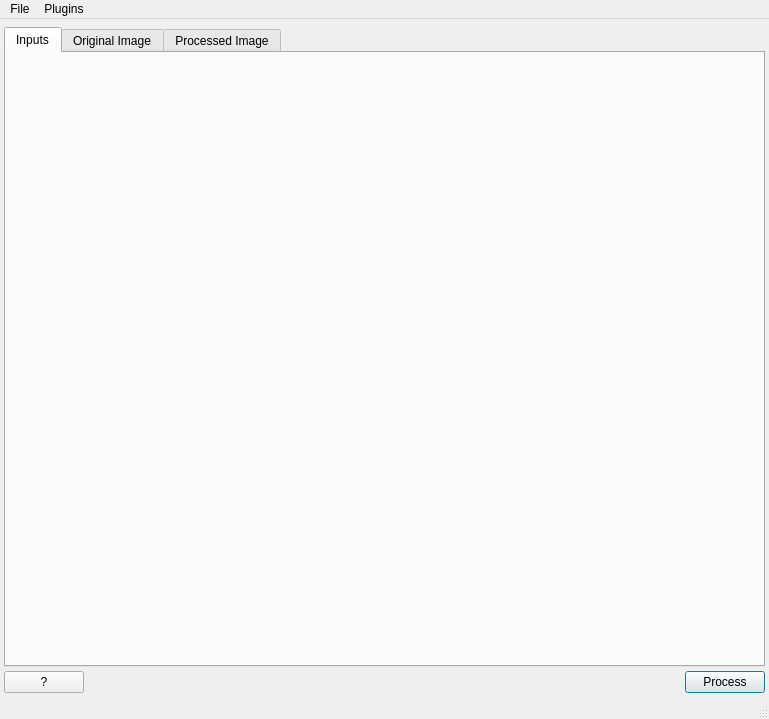
<?xml version="1.0" encoding="UTF-8"?>
<ui version="4.0">
 <class>IPHelperApp</class>
 <widget class="QMainWindow" name="IPHelperApp">
  <property name="geometry">
   <rect>
    <x>0</x>
    <y>0</y>
    <width>769</width>
    <height>719</height>
   </rect>
  </property>
  <property name="windowTitle">
   <string>[*]</string>
  </property>
  <widget class="QWidget" name="centralwidget">
   <layout class="QVBoxLayout" name="verticalLayout">
    <property name="spacing">
     <number>4</number>
    </property>
    <property name="leftMargin">
     <number>4</number>
    </property>
    <property name="topMargin">
     <number>8</number>
    </property>
    <property name="rightMargin">
     <number>4</number>
    </property>
    <property name="bottomMargin">
     <number>4</number>
    </property>
    <item>
     <widget class="QTabWidget" name="tabWidget">
      <property name="currentIndex">
       <number>0</number>
      </property>
      <widget class="QWidget" name="inputsTab">
       <attribute name="title">
        <string>Inputs</string>
       </attribute>
       <layout class="QVBoxLayout" name="inputTabVerticalLayout">
        <property name="margin">
         <number>4</number>
        </property>
       </layout>
      </widget>
      <widget class="QWidget" name="originalImageTab">
       <attribute name="title">
        <string>Original Image</string>
       </attribute>
       <layout class="QVBoxLayout" name="originalImageTabVerticalLayout">
        <property name="spacing">
         <number>4</number>
        </property>
        <property name="leftMargin">
         <number>0</number>
        </property>
        <property name="topMargin">
         <number>4</number>
        </property>
        <property name="rightMargin">
         <number>0</number>
        </property>
        <property name="bottomMargin">
         <number>0</number>
        </property>
        <item>
         <widget class="QLabel" name="originalImageTitle">
          <property name="sizePolicy">
           <sizepolicy hsizetype="Preferred" vsizetype="Fixed">
            <horstretch>0</horstretch>
            <verstretch>0</verstretch>
           </sizepolicy>
          </property>
          <property name="font">
           <font>
            <weight>75</weight>
            <bold>true</bold>
           </font>
          </property>
          <property name="text">
           <string>No Image Selected - Use the &quot;File&quot; menu to open an Image.</string>
          </property>
          <property name="scaledContents">
           <bool>true</bool>
          </property>
          <property name="alignment">
           <set>Qt::AlignCenter</set>
          </property>
         </widget>
        </item>
        <item>
         <widget class="QFrame" name="originalImageFrame">
          <property name="baseSize">
           <size>
            <width>622</width>
            <height>475</height>
           </size>
          </property>
          <property name="acceptDrops">
           <bool>true</bool>
          </property>
          <property name="frameShape">
           <enum>QFrame::StyledPanel</enum>
          </property>
          <property name="frameShadow">
           <enum>QFrame::Plain</enum>
          </property>
          <layout class="QGridLayout" name="gridLayout_2">
           <property name="margin">
            <number>0</number>
           </property>
           <property name="spacing">
            <number>0</number>
           </property>
           <item row="1" column="0">
            <widget class="QFSDroppableGraphicsView" name="originalImageGView" native="true">
             <property name="baseSize">
              <size>
               <width>622</width>
               <height>475</height>
              </size>
             </property>
            </widget>
           </item>
           <item row="0" column="0">
            <layout class="QHBoxLayout" name="horizontalLayout_2">
             <item>
              <widget class="QComboBox" name="fixedZoomCombo">
               <property name="currentIndex">
                <number>3</number>
               </property>
               <item>
                <property name="text">
                 <string>10%</string>
                </property>
               </item>
               <item>
                <property name="text">
                 <string>25%</string>
                </property>
               </item>
               <item>
                <property name="text">
                 <string>50%</string>
                </property>
               </item>
               <item>
                <property name="text">
                 <string>100%</string>
                </property>
               </item>
               <item>
                <property name="text">
                 <string>125%</string>
                </property>
               </item>
               <item>
                <property name="text">
                 <string>150%</string>
                </property>
               </item>
               <item>
                <property name="text">
                 <string>200%</string>
                </property>
               </item>
               <item>
                <property name="text">
                 <string>400%</string>
                </property>
               </item>
               <item>
                <property name="text">
                 <string>600%</string>
                </property>
               </item>
               <item>
                <property name="text">
                 <string>Fit to Window</string>
                </property>
               </item>
              </widget>
             </item>
             <item>
              <spacer name="horizontalSpacer_3">
               <property name="orientation">
                <enum>Qt::Horizontal</enum>
               </property>
               <property name="sizeHint" stdset="0">
                <size>
                 <width>40</width>
                 <height>20</height>
                </size>
               </property>
              </spacer>
             </item>
             <item>
              <widget class="QComboBox" name="originalImageFileList"/>
             </item>
             <item>
              <spacer name="horizontalSpacer_8">
               <property name="orientation">
                <enum>Qt::Horizontal</enum>
               </property>
               <property name="sizeType">
                <enum>QSizePolicy::Fixed</enum>
               </property>
               <property name="sizeHint" stdset="0">
                <size>
                 <width>6</width>
                 <height>20</height>
                </size>
               </property>
              </spacer>
             </item>
             <item>
              <widget class="QCheckBox" name="openProcessedImageCB">
               <property name="text">
                <string>Open Processed Image</string>
               </property>
              </widget>
             </item>
             <item>
              <spacer name="horizontalSpacer_2">
               <property name="orientation">
                <enum>Qt::Horizontal</enum>
               </property>
               <property name="sizeHint" stdset="0">
                <size>
                 <width>40</width>
                 <height>20</height>
                </size>
               </property>
              </spacer>
             </item>
            </layout>
           </item>
          </layout>
         </widget>
        </item>
       </layout>
      </widget>
      <widget class="QWidget" name="processedImageTab">
       <attribute name="title">
        <string>Processed Image</string>
       </attribute>
       <layout class="QVBoxLayout" name="processingImageTabVerticalLayout">
        <property name="spacing">
         <number>4</number>
        </property>
        <property name="leftMargin">
         <number>0</number>
        </property>
        <property name="topMargin">
         <number>4</number>
        </property>
        <property name="rightMargin">
         <number>0</number>
        </property>
        <property name="bottomMargin">
         <number>0</number>
        </property>
        <item>
         <widget class="QLabel" name="processedImageTitle">
          <property name="sizePolicy">
           <sizepolicy hsizetype="Preferred" vsizetype="Fixed">
            <horstretch>0</horstretch>
            <verstretch>0</verstretch>
           </sizepolicy>
          </property>
          <property name="font">
           <font>
            <weight>75</weight>
            <bold>true</bold>
           </font>
          </property>
          <property name="text">
           <string>Processed Image File Path...</string>
          </property>
          <property name="alignment">
           <set>Qt::AlignCenter</set>
          </property>
         </widget>
        </item>
        <item>
         <widget class="QFrame" name="processedImageFrame">
          <property name="baseSize">
           <size>
            <width>622</width>
            <height>475</height>
           </size>
          </property>
          <property name="acceptDrops">
           <bool>true</bool>
          </property>
          <property name="frameShape">
           <enum>QFrame::StyledPanel</enum>
          </property>
          <property name="frameShadow">
           <enum>QFrame::Plain</enum>
          </property>
          <layout class="QGridLayout" name="gridLayout">
           <property name="margin">
            <number>0</number>
           </property>
           <property name="spacing">
            <number>0</number>
           </property>
           <item row="4" column="0">
            <widget class="QFSDroppableGraphicsView" name="processedImageGView" native="true">
             <property name="baseSize">
              <size>
               <width>622</width>
               <height>475</height>
              </size>
             </property>
            </widget>
           </item>
           <item row="0" column="0">
            <layout class="QHBoxLayout" name="horizontalLayout_7">
             <property name="spacing">
              <number>2</number>
             </property>
             <item>
              <widget class="QComboBox" name="processedZoomCombo">
               <property name="sizePolicy">
                <sizepolicy hsizetype="Minimum" vsizetype="Fixed">
                 <horstretch>0</horstretch>
                 <verstretch>0</verstretch>
                </sizepolicy>
               </property>
               <property name="currentIndex">
                <number>3</number>
               </property>
               <property name="frame">
                <bool>false</bool>
               </property>
               <item>
                <property name="text">
                 <string>10%</string>
                </property>
               </item>
               <item>
                <property name="text">
                 <string>25%</string>
                </property>
               </item>
               <item>
                <property name="text">
                 <string>50%</string>
                </property>
               </item>
               <item>
                <property name="text">
                 <string>100%</string>
                </property>
               </item>
               <item>
                <property name="text">
                 <string>125%</string>
                </property>
               </item>
               <item>
                <property name="text">
                 <string>150%</string>
                </property>
               </item>
               <item>
                <property name="text">
                 <string>200%</string>
                </property>
               </item>
               <item>
                <property name="text">
                 <string>400%</string>
                </property>
               </item>
               <item>
                <property name="text">
                 <string>600%</string>
                </property>
               </item>
               <item>
                <property name="text">
                 <string>Fit to Window</string>
                </property>
               </item>
              </widget>
             </item>
             <item>
              <spacer name="horizontalSpacer_4">
               <property name="orientation">
                <enum>Qt::Horizontal</enum>
               </property>
               <property name="sizeHint" stdset="0">
                <size>
                 <width>40</width>
                 <height>20</height>
                </size>
               </property>
              </spacer>
             </item>
             <item>
              <widget class="QComboBox" name="processedImageFileList">
               <property name="sizePolicy">
                <sizepolicy hsizetype="Expanding" vsizetype="Fixed">
                 <horstretch>0</horstretch>
                 <verstretch>0</verstretch>
                </sizepolicy>
               </property>
               <property name="sizeAdjustPolicy">
                <enum>QComboBox::AdjustToContents</enum>
               </property>
              </widget>
             </item>
             <item>
              <spacer name="horizontalSpacer_5">
               <property name="orientation">
                <enum>Qt::Horizontal</enum>
               </property>
               <property name="sizeType">
                <enum>QSizePolicy::Fixed</enum>
               </property>
               <property name="sizeHint" stdset="0">
                <size>
                 <width>6</width>
                 <height>20</height>
                </size>
               </property>
              </spacer>
             </item>
             <item>
              <widget class="QCheckBox" name="openOriginalImageCB">
               <property name="text">
                <string>Open Original Image</string>
               </property>
              </widget>
             </item>
             <item>
              <spacer name="horizontalSpacer">
               <property name="orientation">
                <enum>Qt::Horizontal</enum>
               </property>
               <property name="sizeType">
                <enum>QSizePolicy::Expanding</enum>
               </property>
               <property name="sizeHint" stdset="0">
                <size>
                 <width>13</width>
                 <height>20</height>
                </size>
               </property>
              </spacer>
             </item>
             <item>
              <widget class="QCheckBox" name="compositeWithOriginal">
               <property name="text">
                <string>Composite With Original</string>
               </property>
              </widget>
             </item>
             <item>
              <spacer name="horizontalSpacer_6">
               <property name="orientation">
                <enum>Qt::Horizontal</enum>
               </property>
               <property name="sizeType">
                <enum>QSizePolicy::Fixed</enum>
               </property>
               <property name="sizeHint" stdset="0">
                <size>
                 <width>13</width>
                 <height>20</height>
                </size>
               </property>
              </spacer>
             </item>
             <item>
              <widget class="QComboBox" name="modeComboBox"/>
             </item>
            </layout>
           </item>
          </layout>
         </widget>
        </item>
       </layout>
      </widget>
     </widget>
    </item>
    <item>
     <layout class="QHBoxLayout" name="horizontalLayout_3">
      <property name="spacing">
       <number>8</number>
      </property>
      <property name="sizeConstraint">
       <enum>QLayout::SetDefaultConstraint</enum>
      </property>
      <item>
       <widget class="QPushButton" name="aboutBtn">
        <property name="text">
         <string> ? </string>
        </property>
        <property name="flat">
         <bool>false</bool>
        </property>
       </widget>
      </item>
      <item>
       <spacer name="horizontalSpacer_7">
        <property name="orientation">
         <enum>Qt::Horizontal</enum>
        </property>
        <property name="sizeHint" stdset="0">
         <size>
          <width>40</width>
          <height>20</height>
         </size>
        </property>
       </spacer>
      </item>
      <item>
       <widget class="QPushButton" name="processBtn">
        <property name="focusPolicy">
         <enum>Qt::ClickFocus</enum>
        </property>
        <property name="text">
         <string>Process</string>
        </property>
        <property name="default">
         <bool>true</bool>
        </property>
       </widget>
      </item>
     </layout>
    </item>
   </layout>
  </widget>
  <widget class="QMenuBar" name="menubar">
   <property name="geometry">
    <rect>
     <x>0</x>
     <y>0</y>
     <width>769</width>
     <height>22</height>
    </rect>
   </property>
   <widget class="QMenu" name="menuFile">
    <property name="title">
     <string>File</string>
    </property>
    <widget class="QMenu" name="menu_RecentFiles">
     <property name="title">
      <string>Recent Files</string>
     </property>
    </widget>
    <addaction name="actionOpen"/>
    <addaction name="actionOpen_Processed_Image"/>
    <addaction name="actionSave"/>
    <addaction name="actionSave_As"/>
    <addaction name="separator"/>
    <addaction name="actionClose"/>
    <addaction name="separator"/>
    <addaction name="menu_RecentFiles"/>
    <addaction name="actionExit"/>
   </widget>
   <widget class="QMenu" name="menuPlugins">
    <property name="title">
     <string>Plugins</string>
    </property>
   </widget>
   <addaction name="menuFile"/>
   <addaction name="menuPlugins"/>
  </widget>
  <widget class="QStatusBar" name="statusbar"/>
  <action name="actionOpen">
   <property name="text">
    <string>Open ...</string>
   </property>
   <property name="shortcut">
    <string>Ctrl+O</string>
   </property>
  </action>
  <action name="actionSave">
   <property name="text">
    <string>Save</string>
   </property>
   <property name="shortcut">
    <string>Ctrl+S</string>
   </property>
  </action>
  <action name="actionExit">
   <property name="text">
    <string>Exit</string>
   </property>
   <property name="shortcut">
    <string>Ctrl+Q</string>
   </property>
  </action>
  <action name="actionClose">
   <property name="text">
    <string>Close</string>
   </property>
   <property name="shortcut">
    <string>Ctrl+W</string>
   </property>
  </action>
  <action name="actionSave_As">
   <property name="text">
    <string>Save As...</string>
   </property>
   <property name="shortcut">
    <string>Ctrl+Shift+S</string>
   </property>
  </action>
  <action name="actionOpen_Processed_Image">
   <property name="text">
    <string>Open Processed Image...</string>
   </property>
   <property name="toolTip">
    <string>Open Processed Image</string>
   </property>
   <property name="shortcut">
    <string>Ctrl+Shift+O</string>
   </property>
  </action>
 </widget>
 <customwidgets>
  <customwidget>
   <class>QFSDroppableGraphicsView</class>
   <extends>QWidget</extends>
   <header location="global">QFSDroppableGraphicsView.h</header>
   <container>1</container>
  </customwidget>
 </customwidgets>
 <resources>
  <include location="../../../../Resources/icons/images/Icons.qrc"/>
 </resources>
 <connections/>
</ui>
